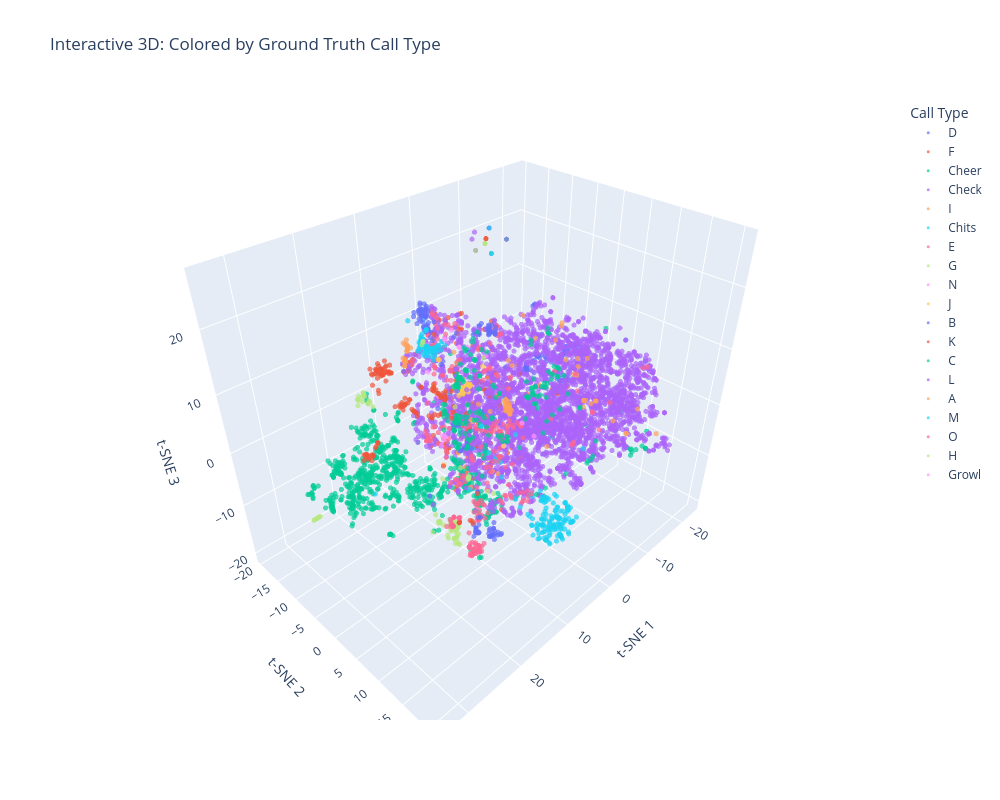

The code cell stored with this chart in its notebook:
### Code cell
# Alternative: Color by ground truth call types (interactive)
import plotly.express as px

# Create dataframe for plotting
plot_df = pd.DataFrame({
    'TSNE1': X_tsne[:, 0],
    'TSNE2': X_tsne[:, 1],
    'TSNE3': X_tsne[:, 2],
    'Cluster': cluster_labels,
    'Call Type': y,
    'Probability': clusterer.probabilities_,
    'Outlier Score': clusterer.outlier_scores_
})

fig2 = px.scatter_3d(
    plot_df,
    x='TSNE1',
    y='TSNE2',
    z='TSNE3',
    color='Call Type',
    hover_data=['Cluster', 'Probability'],
    title='Interactive 3D: Colored by Ground Truth Call Type',
    opacity=0.7,
    width=1000,
    height=800
)

fig2.update_traces(marker=dict(size=3))
fig2.update_layout(
    scene=dict(
        xaxis_title='t-SNE 1',
        yaxis_title='t-SNE 2',
        zaxis_title='t-SNE 3'
    )
)

fig2.show()

### Figure 1 — Plotly figure (JSON) as saved in the notebook; plotly's stock layout.template omitted (floating-point values rounded to 4 significant figures; data arrays with more than 128 entries replaced by an {"elided": "..."} marker saying what was removed)
{"data": [{"customdata": {"elided": "201x2 float values"}, "hovertemplate": "Call Type=D<br>TSNE1=%{x}<br>TSNE2=%{y}<br>TSNE3=%{z}<br>Cluster=%{customdata[0]}<br>Probability=%{customdata[1]}<extra></extra>", "legendgroup": "D", "marker": {"color": "#636efa", "opacity": 0.7, "size": 3, "symbol": "circle"}, "mode": "markers", "name": "D", "scene": "scene", "showlegend": true, "type": "scatter3d", "x": {"elided": "201 float values"}, "y": {"elided": "201 float values"}, "z": {"elided": "201 float values"}}, {"customdata": {"elided": "256x2 float values"}, "hovertemplate": "Call Type=F<br>TSNE1=%{x}<br>TSNE2=%{y}<br>TSNE3=%{z}<br>Cluster=%{customdata[0]}<br>Probability=%{customdata[1]}<extra></extra>", "legendgroup": "F", "marker": {"color": "#EF553B", "opacity": 0.7, "size": 3, "symbol": "circle"}, "mode": "markers", "name": "F", "scene": "scene", "showlegend": true, "type": "scatter3d", "x": {"elided": "256 float values"}, "y": {"elided": "256 float values"}, "z": {"elided": "256 float values"}}, {"customdata": {"elided": "707x2 float values"}, "hovertemplate": "Call Type=Cheer<br>TSNE1=%{x}<br>TSNE2=%{y}<br>TSNE3=%{z}<br>Cluster=%{customdata[0]}<br>Probability=%{customdata[1]}<extra></extra>", "legendgroup": "Cheer", "marker": {"color": "#00cc96", "opacity": 0.7, "size": 3, "symbol": "circle"}, "mode": "markers", "name": "Cheer", "scene": "scene", "showlegend": true, "type": "scatter3d", "x": {"elided": "707 float values"}, "y": {"elided": "707 float values"}, "z": {"elided": "707 float values"}}, {"customdata": {"elided": "3649x2 float values"}, "hovertemplate": "Call Type=Check<br>TSNE1=%{x}<br>TSNE2=%{y}<br>TSNE3=%{z}<br>Cluster=%{customdata[0]}<br>Probability=%{customdata[1]}<extra></extra>", "legendgroup": "Check", "marker": {"color": "#ab63fa", "opacity": 0.7, "size": 3, "symbol": "circle"}, "mode": "markers", "name": "Check", "scene": "scene", "showlegend": true, "type": "scatter3d", "x": {"elided": "3649 float values"}, "y": {"elided": "3649 float values"}, "z": {"elided": "3649 float values"}}, {"customdata": {"elided": "75x2 float values"}, "hovertemplate": "Call Type=I<br>TSNE1=%{x}<br>TSNE2=%{y}<br>TSNE3=%{z}<br>Cluster=%{customdata[0]}<br>Probability=%{customdata[1]}<extra></extra>", "legendgroup": "I", "marker": {"color": "#FFA15A", "opacity": 0.7, "size": 3, "symbol": "circle"}, "mode": "markers", "name": "I", "scene": "scene", "showlegend": true, "type": "scatter3d", "x": [-11.47, 7.409, 5.012, 9.643, -3.655, -13.09, -2.187, 10.01, 9.864, 5.002, -0.5038, 10.05, -3.344, -0.8614, -8.645, -0.8614, 5.812, -2.615, 9.767, -8.61, -3.504, -0.2556, -12.39, -14.6, 7.888, -2.187, -12.44, -3.744, 10.02, 7.524, -13.09, 9.544, -2.615, 4.709, -3.594, 0.9887, -11.36, -0.8614, -12.95, 8.242, -0.8614, 9.824, 7.349, -14.2, -5.166, 8.636, 9.884, 5.882, -13.45, 7.208, 7.541, 10.31, 9.934, 9.8, 7.264, -0.8614, -5.588, -3.151, -13.95, 7.135, 9.671, -3.674, -12.7, -3.494, -3.459, 7.917, -3.674, -14.85, 1.668, 0.8523, 9.73, 4.54, -12.61, 7.879, 8.591], "y": [0.1263, 6.384, 4.657, 9.298, 11.26, 13.08, -5.948, 9.157, 9.101, 2.716, 7.542, 9.111, 11.44, -5.884, -2.619, -5.884, -2.181, -7.454, 9.37, -5.308, 13.49, 5.746, 0.7692, 4.823, 7.244, -5.948, 2.516, -3.717, 9.043, 7.177, 13.02, 9.438, -7.454, -1.728, 11.59, -10.35, 0.258, -5.884, 14.57, -2.497, -5.884, 9.341, 6.266, 3.535, 8.649, 0.4872, 8.653, 2.415, 2.216, 6.344, 7.142, 9.213, 9.143, 9.433, 6.934, -5.884, 3.895, -2.336, 17.75, 6.706, 8.337, -4.461, 4.746, 13.4, 13.4, 6.759, -4.461, 9.202, -10.17, -1.605, 8.514, 0.5814, 2.924, 6.591, -0.7045], "z": [10.54, 8.923, 2.4, 9.99, 5.878, -4.146, 23.4, 10.2, 10.01, -7.696, -2.82, 10.03, 6.068, 25.31, 8.412, 25.31, 0.4424, 25.06, 9.407, 11.41, 6.92, 7.482, 4.339, -3.244, 8.39, 23.4, 2.343, 6.002, 10.15, 8.141, -4.14, 9.833, 25.06, 2.932, 6.061, 4.775, 11.15, 25.31, 1.361, -4.712, 25.31, 9.392, 9.004, 5.008, 9.723, -9.552, 9.667, -6.877, 4.727, 8.777, 8.202, 9.957, 9.785, 9.315, 8.176, 25.31, 11.98, 5.961, -2.127, 8.317, 10.1, 25.52, -3.052, 6.887, 6.919, 8.978, 25.52, -4.574, 7.051, 2.654, 10.03, 2.697, 2.304, 9.113, -6.388]}, {"customdata": {"elided": "162x2 float values"}, "hovertemplate": "Call Type=Chits<br>TSNE1=%{x}<br>TSNE2=%{y}<br>TSNE3=%{z}<br>Cluster=%{customdata[0]}<br>Probability=%{customdata[1]}<extra></extra>", "legendgroup": "Chits", "marker": {"color": "#19d3f3", "opacity": 0.7, "size": 3, "symbol": "circle"}, "mode": "markers", "name": "Chits", "scene": "scene", "showlegend": true, "type": "scatter3d", "x": {"elided": "162 float values"}, "y": {"elided": "162 float values"}, "z": {"elided": "162 float values"}}, {"customdata": {"elided": "248x2 float values"}, "hovertemplate": "Call Type=E<br>TSNE1=%{x}<br>TSNE2=%{y}<br>TSNE3=%{z}<br>Cluster=%{customdata[0]}<br>Probability=%{customdata[1]}<extra></extra>", "legendgroup": "E", "marker": {"color": "#FF6692", "opacity": 0.7, "size": 3, "symbol": "circle"}, "mode": "markers", "name": "E", "scene": "scene", "showlegend": true, "type": "scatter3d", "x": {"elided": "248 float values"}, "y": {"elided": "248 float values"}, "z": {"elided": "248 float values"}}, {"customdata": {"elided": "77x2 float values"}, "hovertemplate": "Call Type=G<br>TSNE1=%{x}<br>TSNE2=%{y}<br>TSNE3=%{z}<br>Cluster=%{customdata[0]}<br>Probability=%{customdata[1]}<extra></extra>", "legendgroup": "G", "marker": {"color": "#B6E880", "opacity": 0.7, "size": 3, "symbol": "circle"}, "mode": "markers", "name": "G", "scene": "scene", "showlegend": true, "type": "scatter3d", "x": [32.81, 22.84, -0.7363, 22.76, 23.95, 23.86, 22.71, 20.01, 22.54, 23.97, 21.81, 22.11, 22.54, 23.61, 22.07, -2.615, 20.52, 32.49, 21.69, 23.25, 22.14, 23.54, 22.95, 20.58, 23.34, 21.39, 20.39, 23.83, 22.68, 21.58, 32.64, 21.3, 22.21, 22.65, 20.41, 22.17, 22.4, 21.6, 22.26, 19.73, 33.18, 23.98, -0.8614, -0.8614, 20.59, 32.61, 24.6, 19.22, 19.69, 21.27, 20.41, 22.81, 32.33, -3.674, 20.43, 22.63, 32.96, -0.8614, 21.47, 21.81, 20.5, 19.45, 23.64, 22.71, 19.96, -3.674, -3.674, 33.07, 22.87, 32.65, 22.11, 22.56, 22.57, 20.28, 21.73, 21.81, 23.86], "y": [-3.824, 10.4, -7.631, 13.21, 10.76, 10.8, 12.59, -8.44, 11.57, 10.78, 11.92, 11.35, 12.55, 13.12, 11.81, -7.454, -7.891, -3.711, 11.33, 12.8, 10.88, 13.05, 12.59, -8.215, 11.73, -8.23, -9.589, 10.73, 12.27, 11.49, -3.748, 11.25, 12.07, 11.39, -9.59, 11.61, 11.15, 11.36, 12.51, -8.266, -3.846, 10.68, -5.884, -5.884, -7.804, -3.755, 10.21, -7.885, -8.019, 11.42, -9.321, 13.07, -3.673, -4.461, -9.639, 11.32, -3.729, -5.884, 10.93, 11.16, -7.871, -8.125, 9.803, 11.68, -7.858, -4.461, -4.461, -4.148, 11.07, -3.797, 11.15, 11.41, 12.52, -8.902, 11.53, 11.3, 10.85], "z": [-2.78, -1.096, 23.79, -2.621, 0.3794, 0.2593, -1.951, 8.434, -0.9054, 0.2907, -1.068, -1.217, -2.877, -1.044, -1.894, 25.06, 9.542, -2.664, -2.13, -1.503, -1.749, -1.098, -2.719, 7.956, -2.079, 7.705, 7.444, 0.3682, -2.258, -1.841, -2.696, -1.397, -2.49, 0.3897, 7.458, -0.9144, -1.145, -1.522, -1.577, 7.206, -2.795, 0.524, 25.31, 25.31, 9.637, -2.701, -1.204, 6.604, 7.784, -1.746, 8.262, -2.548, -2.609, 25.52, 7.577, -0.4914, -2.69, 25.31, -1.203, -1.045, 9.124, 7.387, 0.8565, -1.177, 7.448, 25.52, 25.52, -3.152, -2.383, -2.749, -1.411, -1.616, -1.797, 8.175, -1.961, -0.498, 0.595]}, {"customdata": [[-1.0, 0.0], [-1.0, 0.0], [-1.0, 0.0], [21.0, 0.9332], [-1.0, 0.0], [21.0, 1.0], [-1.0, 0.0], [21.0, 0.9331], [-1.0, 0.0], [-1.0, 0.0], [21.0, 1.0], [-1.0, 0.0], [-1.0, 0.0], [-1.0, 0.0], [-1.0, 0.0], [21.0, 1.0], [21.0, 1.0], [21.0, 1.0], [21.0, 1.0], [21.0, 1.0]], "hovertemplate": "Call Type=N<br>TSNE1=%{x}<br>TSNE2=%{y}<br>TSNE3=%{z}<br>Cluster=%{customdata[0]}<br>Probability=%{customdata[1]}<extra></extra>", "legendgroup": "N", "marker": {"color": "#FF97FF", "opacity": 0.7, "size": 3, "symbol": "circle"}, "mode": "markers", "name": "N", "scene": "scene", "showlegend": true, "type": "scatter3d", "x": [2.539, 2.694, 2.515, 10.75, 11.15, 6.155, 11.47, 10.77, 2.721, 2.7, 9.05, 9.078, 2.51, 9.083, 2.639, -1.933, -11.62, 8.94, -1.345, 10.1], "y": [-7.935, -6.241, -8.016, -2.39, 5.46, -8.985, -2.121, -2.373, -5.964, -6.216, -5.44, 7.745, -7.969, 7.74, -7.67, -6.757, -7.428, -3.486, -13.9, -2.716], "z": [9.222, 9.957, 9.221, -0.1902, 5.977, 1.523, -0.2887, -0.1853, 10.13, 9.966, -4.4, 2.713, 9.195, 2.717, 9.285, 6.372, -11.97, 1.193, 8.237, -0.05137]}, {"customdata": [[21.0, 1.0], [21.0, 1.0], [21.0, 1.0], [21.0, 0.9916], [21.0, 1.0], [21.0, 1.0], [21.0, 1.0], [21.0, 1.0], [21.0, 1.0], [21.0, 1.0], [21.0, 1.0], [21.0, 1.0], [21.0, 1.0], [21.0, 1.0], [21.0, 1.0], [21.0, 1.0], [21.0, 1.0], [21.0, 1.0], [1.0, 1.0], [21.0, 1.0], [21.0, 1.0], [21.0, 1.0], [21.0, 1.0], [21.0, 1.0], [21.0, 1.0], [-1.0, 0.0], [21.0, 1.0], [21.0, 0.9045], [21.0, 1.0], [21.0, 1.0], [21.0, 1.0], [21.0, 1.0], [21.0, 1.0], [21.0, 1.0], [21.0, 1.0], [21.0, 1.0], [21.0, 0.926], [21.0, 1.0], [21.0, 1.0]], "hovertemplate": "Call Type=J<br>TSNE1=%{x}<br>TSNE2=%{y}<br>TSNE3=%{z}<br>Cluster=%{customdata[0]}<br>Probability=%{customdata[1]}<extra></extra>", "legendgroup": "J", "marker": {"color": "#FECB52", "opacity": 0.7, "size": 3, "symbol": "circle"}, "mode": "markers", "name": "J", "scene": "scene", "showlegend": true, "type": "scatter3d", "x": [10.3, 11.37, 11.34, 11.5, 10.03, 8.78, 11.36, 9.239, 10.57, 9.614, 9.199, 10.86, 8.584, -3.906, 11.21, 9.99, 8.706, 9.462, -2.615, 11.05, 10.88, 10.33, 9.148, 10.61, 11.45, 9.124, 10.94, 4.465, 10.66, 8.964, 9.223, 10.18, 11.82, 11.71, 11.84, 11.78, 4.297, 11.74, 10.98], "y": [-0.3877, 2.119, 2.101, -2.209, 2.018, 0.7807, 2.111, 0.05216, -0.3084, 1.326, 0.3878, 1.942, -0.06118, -9.485, 0.4145, -1.028, 1.203, 1.684, -7.454, 2.09, 1.961, -0.4134, 0.829, -0.2491, 1.747, 7.745, 0.09237, -10.75, -4.678, 0.6745, 0.8779, -0.9302, 2.376, 1.665, 2.38, 2.337, -10.6, 2.328, 0.1722], "z": [9.046, 9.759, 10.84, -5.032, 10.25, 9.523, 9.804, 10.17, 9.037, 8.865, 8.468, 10.37, 9.104, 2.358, 9.436, 8.694, 3.313, 10.08, 25.06, 10.35, 10.38, 9.181, 9.281, 9.184, 9.832, 2.734, 9.944, 6.706, 7.481, 9.382, 9.806, 8.589, 10.94, 9.424, 10.87, 10.9, 6.622, 10.99, 9.79]}, {"customdata": {"elided": "136x2 float values"}, "hovertemplate": "Call Type=B<br>TSNE1=%{x}<br>TSNE2=%{y}<br>TSNE3=%{z}<br>Cluster=%{customdata[0]}<br>Probability=%{customdata[1]}<extra></extra>", "legendgroup": "B", "marker": {"color": "#636efa", "opacity": 0.7, "size": 3, "symbol": "circle"}, "mode": "markers", "name": "B", "scene": "scene", "showlegend": true, "type": "scatter3d", "x": {"elided": "136 float values"}, "y": {"elided": "136 float values"}, "z": {"elided": "136 float values"}}, {"customdata": {"elided": "130x2 float values"}, "hovertemplate": "Call Type=K<br>TSNE1=%{x}<br>TSNE2=%{y}<br>TSNE3=%{z}<br>Cluster=%{customdata[0]}<br>Probability=%{customdata[1]}<extra></extra>", "legendgroup": "K", "marker": {"color": "#EF553B", "opacity": 0.7, "size": 3, "symbol": "circle"}, "mode": "markers", "name": "K", "scene": "scene", "showlegend": true, "type": "scatter3d", "x": {"elided": "130 float values"}, "y": {"elided": "130 float values"}, "z": {"elided": "130 float values"}}, {"customdata": {"elided": "202x2 float values"}, "hovertemplate": "Call Type=C<br>TSNE1=%{x}<br>TSNE2=%{y}<br>TSNE3=%{z}<br>Cluster=%{customdata[0]}<br>Probability=%{customdata[1]}<extra></extra>", "legendgroup": "C", "marker": {"color": "#00cc96", "opacity": 0.7, "size": 3, "symbol": "circle"}, "mode": "markers", "name": "C", "scene": "scene", "showlegend": true, "type": "scatter3d", "x": {"elided": "202 float values"}, "y": {"elided": "202 float values"}, "z": {"elided": "202 float values"}}, {"customdata": [[-1.0, 0.0], [-1.0, 0.0], [21.0, 1.0], [21.0, 0.9095], [-1.0, 0.0], [21.0, 1.0], [-1.0, 0.0], [-1.0, 0.0], [21.0, 1.0], [-1.0, 0.0], [-1.0, 0.0], [21.0, 0.9202], [-1.0, 0.0], [21.0, 1.0], [21.0, 1.0], [-1.0, 0.0], [-1.0, 0.0], [21.0, 0.9437], [21.0, 0.9021], [-1.0, 0.0], [21.0, 1.0], [-1.0, 0.0], [-1.0, 0.0], [21.0, 1.0], [21.0, 1.0], [-1.0, 0.0]], "hovertemplate": "Call Type=L<br>TSNE1=%{x}<br>TSNE2=%{y}<br>TSNE3=%{z}<br>Cluster=%{customdata[0]}<br>Probability=%{customdata[1]}<extra></extra>", "legendgroup": "L", "marker": {"color": "#ab63fa", "opacity": 0.7, "size": 3, "symbol": "circle"}, "mode": "markers", "name": "L", "scene": "scene", "showlegend": true, "type": "scatter3d", "x": [3.015, -8.983, 1.898, -8.893, 3.106, -10.46, -9.55, -8.863, 0.263, -9.612, -9.488, -8.759, -10.91, -3.855, 2.449, -10.89, -11.51, -4.474, -8.464, -9.259, 7.744, -11.51, -10.9, -0.6379, 5.055, -10.9], "y": [-8.363, -12.35, -8.834, -9.141, -8.3, 7.545, -13.05, -12.24, -11.19, -13.11, -12.97, -9.073, -13.84, -2.651, -8.992, -13.83, 8.754, -9.16, -9.991, -12.57, -5.2, 8.75, -13.84, -9.894, -3.518, -13.84], "z": [5.347, -3.512, -3.471, 5.034, 5.411, -7.723, -3.59, -3.5, 2.892, -3.611, -3.574, 5.031, -5.359, 6.866, 0.6901, -5.336, -13.59, 2.676, -3.135, -3.572, -2.742, -13.58, -5.346, -0.8709, -3.614, -5.349]}, {"customdata": [[6.0, 0.5708], [6.0, 0.5708], [6.0, 0.5708], [6.0, 0.5708], [6.0, 0.5708], [6.0, 0.5708], [6.0, 0.5708], [6.0, 0.5708], [6.0, 0.5708], [6.0, 0.5708], [6.0, 0.5708], [6.0, 0.5708], [6.0, 0.5708], [6.0, 0.5708], [6.0, 0.5708], [6.0, 0.5708], [6.0, 0.5708], [6.0, 0.5708], [6.0, 0.5708], [6.0, 0.5708]], "hovertemplate": "Call Type=A<br>TSNE1=%{x}<br>TSNE2=%{y}<br>TSNE3=%{z}<br>Cluster=%{customdata[0]}<br>Probability=%{customdata[1]}<extra></extra>", "legendgroup": "A", "marker": {"color": "#FFA15A", "opacity": 0.7, "size": 3, "symbol": "circle"}, "mode": "markers", "name": "A", "scene": "scene", "showlegend": true, "type": "scatter3d", "x": [13.93, 14.46, 14.12, 14.42, 14.35, 14.42, 14.11, 14.39, 13.42, 13.09, 14.4, 14.31, 13.94, 14.6, 13.67, 14.61, 14.1, 13.48, 13.44, 13.28], "y": [-5.896, -6.084, -5.864, -6.083, -6.041, -6.151, -6.232, -6.555, -6.529, -6.926, -5.955, -6.315, -6.161, -5.993, -5.605, -6.008, -5.768, -6.659, -6.635, -6.925], "z": [14.89, 12.55, 14.37, 12.63, 12.96, 12.74, 15.16, 12.98, 14.42, 14.21, 12.74, 15.45, 14.07, 12.11, 14.72, 12.09, 14.55, 14.75, 14.25, 15.28]}, {"customdata": [[6.0, 0.8762], [6.0, 1.0], [6.0, 0.8762], [6.0, 0.8996], [6.0, 0.8567], [6.0, 1.0], [6.0, 1.0], [6.0, 1.0], [6.0, 1.0], [6.0, 1.0], [6.0, 1.0], [6.0, 0.8762], [6.0, 0.8022], [6.0, 1.0], [6.0, 1.0], [6.0, 0.7596], [6.0, 0.8022], [6.0, 0.708], [6.0, 1.0], [6.0, 0.8762], [6.0, 1.0], [6.0, 0.9006], [6.0, 0.8762], [6.0, 1.0], [6.0, 0.8762], [6.0, 0.8728], [6.0, 0.8762], [6.0, 1.0], [6.0, 0.8762], [6.0, 1.0], [6.0, 0.8762], [6.0, 0.7617], [6.0, 0.9692], [6.0, 0.8932], [6.0, 0.8762], [6.0, 0.914], [6.0, 1.0], [6.0, 1.0], [6.0, 1.0], [-1.0, 0.0], [6.0, 0.8762], [6.0, 0.677], [6.0, 0.8762], [6.0, 0.8938], [6.0, 0.8762], [6.0, 1.0], [6.0, 0.8762], [6.0, 0.8762], [6.0, 1.0], [-1.0, 0.0], [6.0, 1.0], [6.0, 0.8375], [6.0, 0.8762], [6.0, 0.8762], [6.0, 0.8762], [6.0, 1.0]], "hovertemplate": "Call Type=M<br>TSNE1=%{x}<br>TSNE2=%{y}<br>TSNE3=%{z}<br>Cluster=%{customdata[0]}<br>Probability=%{customdata[1]}<extra></extra>", "legendgroup": "M", "marker": {"color": "#19d3f3", "opacity": 0.7, "size": 3, "symbol": "circle"}, "mode": "markers", "name": "M", "scene": "scene", "showlegend": true, "type": "scatter3d", "x": [12.42, 14.16, 11.18, 12.72, 12.68, 14.24, 14.13, 13.9, 13.51, 13.76, 14.2, 11.66, 12.35, 13.95, 13.63, 12.55, 11.69, 13.0, 14.22, 10.93, 13.45, 14.89, 10.37, 14.76, 12.28, 12.68, 12.14, 14.48, 10.9, 13.92, 13.42, 14.85, 13.73, 15.23, 11.28, 13.23, 13.63, 14.3, 14.66, 11.14, 11.88, 12.25, 10.14, 13.04, 10.49, 14.18, 12.39, 12.07, 13.84, 11.14, 13.87, 11.45, 12.32, 10.72, 12.88, 13.45], "y": [-3.716, -2.693, -3.004, -3.324, -3.348, -2.757, -2.944, -1.87, -2.725, -3.158, -1.189, -3.115, -2.491, -2.879, -2.581, -3.412, -3.58, -1.241, -1.625, -3.067, -3.142, -2.209, -2.783, -2.445, -3.14, -3.317, -3.983, -2.425, -2.982, -2.148, -3.031, -1.088, -2.95, -2.212, -2.988, -1.381, -2.723, -2.834, -2.324, 5.418, -3.37, -1.759, -2.639, -1.412, -2.854, -3.014, -3.548, -3.206, -2.39, 5.404, -2.333, -3.331, -3.586, -2.752, -4.056, -1.651], "z": [13.71, 16.6, 15.05, 17.91, 17.95, 17.28, 16.58, 16.61, 15.54, 17.24, 16.72, 14.96, 13.54, 17.48, 15.34, 18.02, 13.29, 15.56, 16.27, 15.01, 17.03, 17.47, 15.55, 16.44, 14.33, 17.93, 14.95, 16.41, 15.0, 16.56, 14.44, 16.56, 17.93, 16.29, 14.48, 15.83, 16.15, 16.37, 17.11, 5.982, 14.82, 15.21, 14.87, 15.97, 15.57, 15.8, 14.32, 14.49, 16.34, 5.984, 16.35, 13.42, 14.56, 14.38, 14.19, 16.17]}, {"customdata": [[-1.0, 0.0], [-1.0, 0.0], [-1.0, 0.0], [22.0, 1.0], [-1.0, 0.0], [22.0, 1.0], [-1.0, 0.0], [22.0, 1.0], [21.0, 1.0], [-1.0, 0.0], [-1.0, 0.0], [-1.0, 0.0], [-1.0, 0.0], [-1.0, 0.0], [-1.0, 0.0], [22.0, 1.0], [22.0, 1.0], [-1.0, 0.0], [-1.0, 0.0], [-1.0, 0.0], [-1.0, 0.0], [22.0, 1.0], [-1.0, 0.0], [-1.0, 0.0]], "hovertemplate": "Call Type=O<br>TSNE1=%{x}<br>TSNE2=%{y}<br>TSNE3=%{z}<br>Cluster=%{customdata[0]}<br>Probability=%{customdata[1]}<extra></extra>", "legendgroup": "O", "marker": {"color": "#FF6692", "opacity": 0.7, "size": 3, "symbol": "circle"}, "mode": "markers", "name": "O", "scene": "scene", "showlegend": true, "type": "scatter3d", "x": [12.07, 10.29, 12.72, 6.651, 12.09, 6.596, 11.12, 7.188, 11.97, 11.19, 10.34, 12.01, 12.15, 12.28, 12.67, 7.108, 6.565, 12.49, 12.11, 10.31, 12.09, 6.544, 12.11, 10.3], "y": [-0.5587, -1.753, -0.7558, 0.2632, -0.02657, 0.549, 0.3985, -0.03075, -0.3978, 0.3954, -1.71, -0.07564, -0.3454, -0.2037, 0.4057, 0.2482, 1.264, 0.08922, 0.03348, -1.733, 0.08835, 1.321, 0.07122, -1.732], "z": [-14.74, -16.19, -15.94, -14.37, -15.65, -13.54, -14.34, -14.24, -7.175, -14.41, -16.22, -15.82, -15.01, -15.45, -15.29, -14.71, -13.97, -15.18, -15.67, -16.2, -15.76, -14.06, -15.61, -16.2]}, {"customdata": [[21.0, 1.0], [-1.0, 0.0], [-1.0, 0.0], [-1.0, 0.0], [-1.0, 0.0], [-1.0, 0.0], [5.0, 0.2731], [21.0, 0.8827], [-1.0, 0.0], [-1.0, 0.0], [21.0, 0.8693], [-1.0, 0.0], [-1.0, 0.0], [21.0, 1.0]], "hovertemplate": "Call Type=H<br>TSNE1=%{x}<br>TSNE2=%{y}<br>TSNE3=%{z}<br>Cluster=%{customdata[0]}<br>Probability=%{customdata[1]}<extra></extra>", "legendgroup": "H", "marker": {"color": "#B6E880", "opacity": 0.7, "size": 3, "symbol": "circle"}, "mode": "markers", "name": "H", "scene": "scene", "showlegend": true, "type": "scatter3d", "x": [11.52, 1.824, 11.54, 11.62, 11.72, 5.376, 5.336, 4.948, 5.515, 11.67, 5.9, 11.61, 11.52, 7.92], "y": [-2.633, -3.532, 3.118, 3.168, 3.466, -13.03, -12.98, 1.821, -13.12, 1.624, 1.384, 3.21, 3.092, -3.329], "z": [-8.035, 8.927, -4.529, -4.136, -3.748, 9.18, 9.357, -12.31, 8.733, -3.252, -11.55, -4.17, -4.645, 3.189]}, {"customdata": [[21.0, 1.0], [21.0, 1.0], [21.0, 1.0], [21.0, 1.0], [21.0, 1.0]], "hovertemplate": "Call Type=Growl<br>TSNE1=%{x}<br>TSNE2=%{y}<br>TSNE3=%{z}<br>Cluster=%{customdata[0]}<br>Probability=%{customdata[1]}<extra></extra>", "legendgroup": "Growl", "marker": {"color": "#FF97FF", "opacity": 0.7, "size": 3, "symbol": "circle"}, "mode": "markers", "name": "Growl", "scene": "scene", "showlegend": true, "type": "scatter3d", "x": [4.236, 0.9203, 9.314, 1.752, 0.8107], "y": [-13.53, -13.1, -4.8, 6.859, -13.12], "z": [3.092, 7.907, -2.145, 0.005694, 7.668]}], "layout": {"height": 800, "legend": {"title": {"text": "Call Type"}, "tracegroupgap": 0}, "scene": {"domain": {"x": [0, 1], "y": [0, 1]}, "xaxis": {"title": {"text": "t-SNE 1"}}, "yaxis": {"title": {"text": "t-SNE 2"}}, "zaxis": {"title": {"text": "t-SNE 3"}}}, "title": {"text": "Interactive 3D: Colored by Ground Truth Call Type"}, "width": 1000}}
